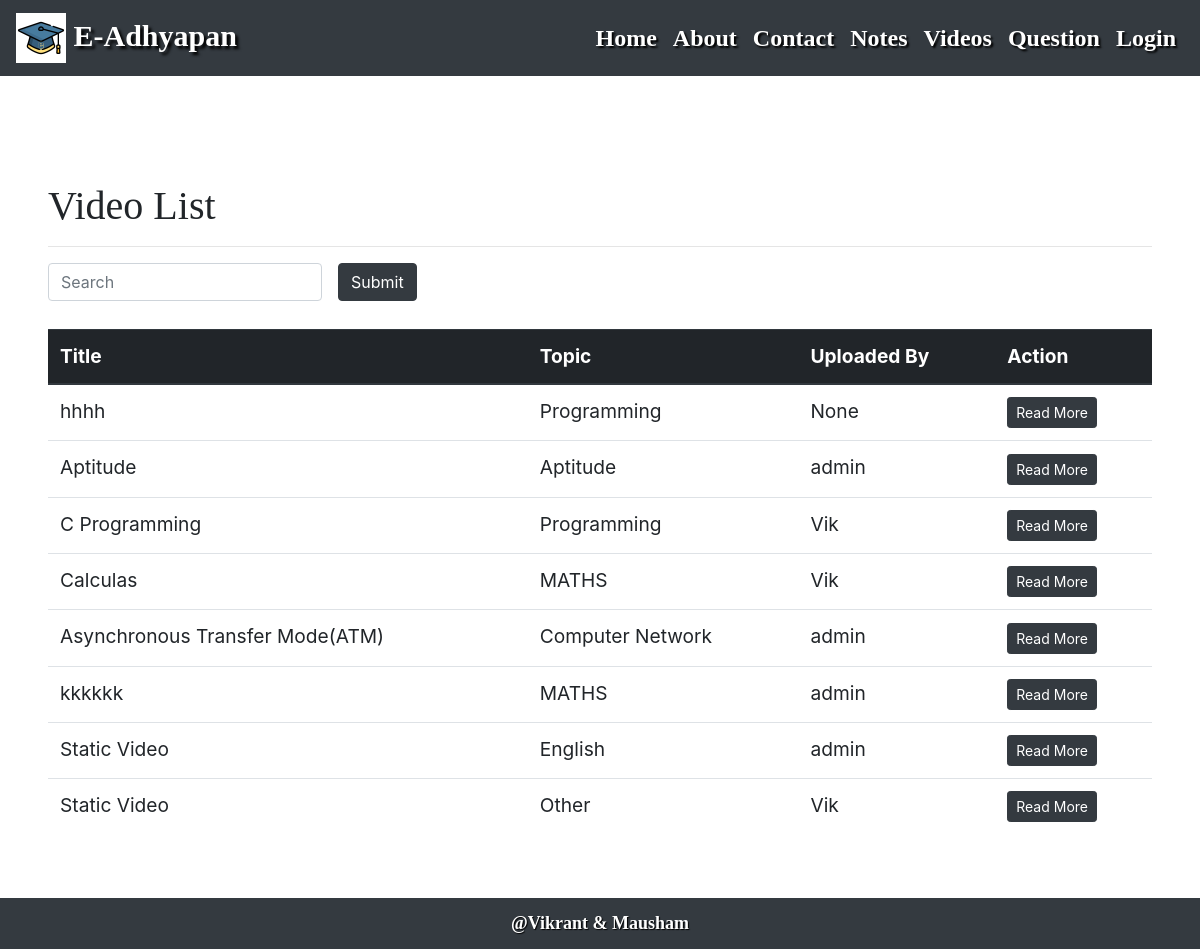
Page /learn/video/ on the committed database.
### learn/models.py (models this page shows)
class MyVideo(models.Model):
    title = models.CharField(max_length = 100)
    topic = models.ForeignKey(to=Topic, on_delete=CASCADE, null=True, blank=True)
    cr_date = models.DateTimeField(auto_now_add=True)
    description = models.TextField()
    uploaded_by = models.ForeignKey(to=User, on_delete=CASCADE, null=True, blank=True)
    video = models.FileField(upload_to ="video//" ,null=True, blank=True)
    youtube_link = models.CharField(max_length=200 ,null=True, blank=True)

class Topic(models.Model):
    name = models.CharField(max_length = 100)
    def __str__(self):
        return self.name

### learn/views.py (the view)
# urls.py: path('video/', views.VideoListView.as_view()),
class VideoListView(ListView):
    model = MyVideo
    def get_queryset(self):
        si = self.request.GET.get("si")
        if si == None:
            si = ""
        return MyVideo.objects.filter(Q(title__icontains = si)| Q(description__icontains = si)).order_by("-id")

### learn/templates/learn/myvideo_list.html
{% extends 'base.html' %}
{% block content %}
<br><br>
<div class="p-5">
<h1 class="myhead1">Video List</h1>
<hr>
<form class="form-inline">
<input class="form-control" value="{{ request.GET.si }}" placeholder="Search" type="text" name="si" />
<input class="btn btn-dark mx-3" type="submit" />
</form><br>
<table class="table table-stripped">
    <thead class="thead-dark">
        <tr>
            <th>Title</th>
            <th>Topic</th>
            <th>Uploaded By</th>
            <th>Action</th>
        </tr>
    </thead>
{% for n1 in myvideo_list %}
        <tr>
            <td>{{n1.title}}</td>
            <td>{{n1.topic}}</td>
            <td>{{n1.uploaded_by}}</td>
            <td><a class="btn btn-dark btn-sm" href="/learn/video/{{n1.id}}">Read More</a></td>
        </tr>
{% endfor %}
</table>
</div>
{% endblock %}

### learn/templates/base.html (shortened to what this page needs)
<!DOCTYPE html>
<html>
<head>
<link href="/static/vender/bs/css/bootstrap.min.css" rel="stylesheet" />
<link href="/static/vender/fa/css/font-awesome.min.css" rel="stylesheet" />
<link href="/static/style.css" rel="stylesheet" />
</head>
<body>
<nav class="navbar navbar-expand-md navbar-dark bg-dark">
    <a class="navbar-brand" href="#">
        <img src="/static/images/logo2.png" width="50" height="50" class="d-inline-block align-top" alt="logo">
        E-Adhyapan</a>
    <div class="collapse navbar-collapse" id="collapsibleNavId">
        <ul class="navbar-nav ml-auto mt-2 mt-lg-0">
            <li class="nav-item active">
                <a class="nav-link" href="/learn/home">Home</a>
            </li>
            <li class="nav-item">
                <a class="nav-link" href="/learn/about">About</a>
            </li>
            <li class="nav-item">
                <a class="nav-link" href="/learn/contact">Contact</a>
            </li>
            <li class="nav-item">
                <a class="nav-link" href="/learn/notes">Notes</a>
            </li>
            <li class="nav-item">
                <a class="nav-link" href="/learn/video">Videos</a>
            </li>
            <li class="nav-item">
                <a class="nav-link" href="/learn/question">Question</a>
            </li>
            {% if user.is_authenticated %}
            <li class="nav-item">
                <a class="nav-link" href="/accounts/logout">Logout</a>
            </li>
			{% else %}
            <li class="nav-item">
                <a class="nav-link" href="/accounts/login">Login</a>
            </li>
			{% endif %}
        </ul>
    </div>
</nav>
{% block content %}
{% endblock %}
<footer class="bg-dark text-white text-center p-1 myfooter">
<p class="my-2">@Vikrant & Mausham</p>
</footer>
</body>
</html>

### learn/static/style.css (style rules this page uses)
body { background-image: url("/static/images/bg3.jpg"); }
.navbar-dark .navbar-brand { font-size: 30px; font-weight: bolder; font-family: cursive; text-shadow: 3px 3px 3px black; }
.navbar-dark .navbar-nav .nav-link { font-size: 24px; font-weight: bolder; font-family: cursive; text-shadow: 2px 2px 2px black; color: white; }
.myfooter, .myfooter a { font-size: 18px; font-weight: bolder; font-family: cursive; text-shadow: 1px 1px 1px black; color: white; }
.myhead1 { font-family: cursive; text-shadow: 2px 2px 2px white; }
body { font-size: 1.2em; }

### rows in the picture
MyVideo: title "hhhh", topic "Programming", uploaded_by "None"
MyVideo: title "Aptitude", topic "Aptitude", uploaded_by "admin"
MyVideo: title "C Programming", topic "Programming", uploaded_by "Vik"
MyVideo: title "Calculas", topic "MATHS", uploaded_by "Vik"
MyVideo: title "Asynchronous Transfer Mode(ATM)", topic "Computer Network", uploaded_by "admin"
MyVideo: title "kkkkkk", topic "MATHS", uploaded_by "admin"
MyVideo: title "Static Video", topic "English", uploaded_by "admin"
MyVideo: title "Static Video", topic "Other", uploaded_by "Vik"
